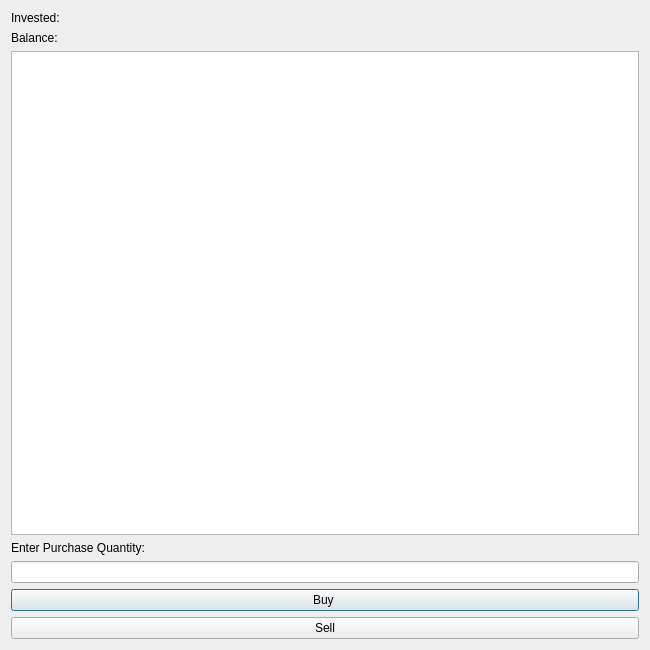
<?xml version="1.0" encoding="UTF-8"?>
<ui version="4.0">
 <class>StockSimulator</class>
 <widget class="QDialog" name="StockSimulator">
  <property name="geometry">
   <rect>
    <x>0</x>
    <y>0</y>
    <width>650</width>
    <height>650</height>
   </rect>
  </property>
  <property name="windowTitle">
   <string>Dialog</string>
  </property>
  <layout class="QVBoxLayout" name="verticalLayout">
   <item>
    <widget class="QLabel" name="investedLabel">
     <property name="text">
      <string>Invested: </string>
     </property>
    </widget>
   </item>
   <item>
    <widget class="QLabel" name="balanceLabel">
     <property name="text">
      <string>Balance:</string>
     </property>
    </widget>
   </item>
   <item>
    <widget class="QTableView" name="tableViewStocks"/>
   </item>
   <item>
    <widget class="QLabel" name="label">
     <property name="text">
      <string>Enter Purchase Quantity:</string>
     </property>
    </widget>
   </item>
   <item>
    <widget class="QLineEdit" name="lineEditQuantity"/>
   </item>
   <item>
    <widget class="QPushButton" name="buyStock">
     <property name="text">
      <string>Buy </string>
     </property>
    </widget>
   </item>
   <item>
    <widget class="QPushButton" name="sellStock">
     <property name="text">
      <string>Sell</string>
     </property>
    </widget>
   </item>
  </layout>
 </widget>
 <resources/>
 <connections/>
</ui>
